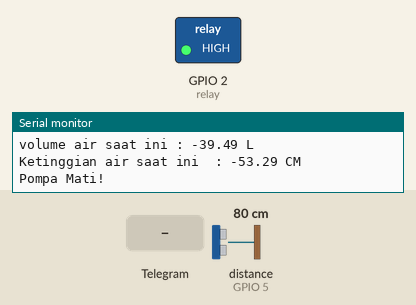
A sketch run on a simulated ESP8266 (NodeMCU). Parts: switched loads named in the sketch (green lamp = pin HIGH), the last lines printed to the serial monitor. Wiring (inferred from the names in the program): ultrasonic range finder: trigger GPIO 4; echo GPIO 5. Dashed ring = blinking. The test bench sets the inputs (shaded band); at power-on: distance to the obstacle (sensor on GPIO 5) 80 cm. The echo pulse lasts 58.3 µs per cm; WiFi joins after 1.5 s; servers stay silent unless stated; pins used as bus, display or sensor lines are not drawn.

Above: at 2.7 s.
2.8 s: distance to the obstacle (sensor on GPIO 5) set to 14 cm
4.5 s: distance to the obstacle (sensor on GPIO 5) set to 11 cm
At 4.9 s:
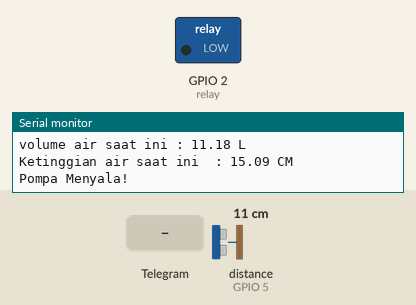
10.9 s: Telegram message "/monitoring" received
14.1 s: Telegram message "/stopmonitoring" received
17.3 s: distance to the obstacle (sensor on GPIO 5) set to 9 cm
20.5 s: distance to the obstacle (sensor on GPIO 5) set to 6 cm
At 21.2 s:
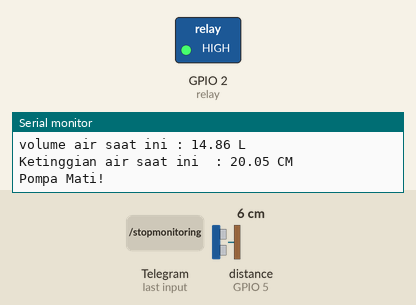
Timing chart, 0 to 23.0 s (numbered marks = the images above; inputs shaded):
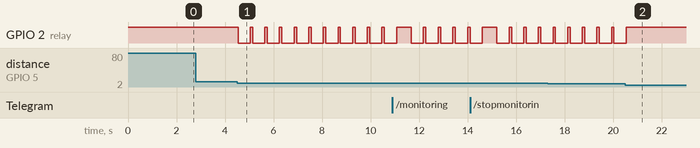

Measured:
- the behaviour switches between 13 and 12 cm on distance to the obstacle (sensor on GPIO 5) (found by bisection; images 0 and 1)
- the behaviour switches between 8 and 7 cm on distance to the obstacle (sensor on GPIO 5) (found by bisection; images 1 and 2)
- after the input at 4.5 s, GPIO 2 (relay): alternates HIGH for 0.10 s and LOW for 0.50 s, starting at once
- after the input at 20.5 s, GPIO 2 (relay): goes on until 20.5 s, then stays HIGH

The sketch:

thinger.io.ino
```cpp
#include <CTBot.h>
//#include <NTPClient.h>
#include <WiFiUdp.h>
#include <ESP8266WiFi.h>
#include <ThingerESP8266.h>
#define USERNAME "mzgunwbsn"
#define DEVICE_ID "NodeMcu_waterlevel"
#define DEV_CREDENTIAL "xsBA9s75j0F-"

CTBot smbot;
//WiFiUDP ntpUDP;
//NTPClient timeClient(ntpUDP, "id.pool.ntp.org", 25200);
ThingerESP8266 thing(USERNAME, DEVICE_ID, DEV_CREDENTIAL);
uint8_t relay = 2;
int trig_pin = 4;
int echo_pin = 5;
long echotime;
float distance;
float waterlevel;
float watervolume;
float poolheight = 20;
float poolwidth = 19;
float poollength = 39;
float debitair;
float Rdistance;
float gap = 6;
String control = "off";
String pumpstatus = "off";
String  debitcheck = "off";
String ssid = "hotspott";
String pass = "12345678";
const char* ssid1 = "hotspott";
const char* pass1 = "12345678";
String token = "1468460060:AAEViAgxZM4HIj866wpZlquOvtF63IcamzY";
String report;


void connecttoWifi() {
  WiFi.begin(ssid, pass);
  while ( WiFi.status() != WL_CONNECTED ) {
    delay ( 500 );
    Serial.print ( "." );

  }
  Serial.print("\nWifi Connected!\n");
  thing.add_wifi(ssid1, pass1);
}

void connecttoTelegram()
{
  Serial.println("Starting TelegramBot..");
  smbot.wifiConnect(ssid, pass);
  smbot.setTelegramToken(token);
  if (smbot.testConnection())
    Serial.println("\nConnection OK");
  else
    Serial.println("\nConnection NOK");
}


void sensor()
{
  digitalWrite(trig_pin, HIGH);
  delayMicroseconds(10);
  digitalWrite(trig_pin, LOW);
  echotime = pulseIn(echo_pin, HIGH);
  distance = 0.0001 * ((float)echotime * 340.0) / 2.0;
  Rdistance = distance - gap;
  waterlevel = poolheight - Rdistance;
  watervolume = poollength * poolwidth * waterlevel;
  watervolume /= 1000;
  Serial.print((String) "\nvolume air saat ini : " + watervolume);
  Serial.println(" L");
  Serial.println((String) "Ketinggian air saat ini  : " + waterlevel + (String) " CM");
  if (waterlevel >= 14 && waterlevel <= 19)
  {
    digitalWrite(relay, LOW);
    Serial.print("Pompa Menyala!");
  }
  else
  {
    digitalWrite(relay,HIGH);
    Serial.print("Pompa Mati!");
  }
  delay(500);
}

//void autoControl(int a)
//{
//  if (waterlevel >= 14 && waterlevel <= 19)
//  {
//    String awas = (String) "STATUS AIR SAAT INI BAHAYA!\nMENYALAKAN POMPA SECARA OTOMATIS\n KETINGGIAN AIR SAAT INI : " + waterlevel + (String) " CM";
//    Serial.println(awas);
//
//    smbot.sendMessage(a, awas);
//  }
//  else if (waterlevel > 7 && waterlevel < 14)
//  {
//    String waspada = (String) "STATUS AIR SAAT INI WASPADA!\nKETINGGIAN AIR SAAT INI : " + waterlevel + (String) " CM";
//    Serial.println(waspada);
//
//    digitalWrite(relay, HIGH);
//    smbot.sendMessage(a, waspada);
//  }
//  else
//  {
//    String aman = (String) "STATUS AIR SAAT INI AMAN\nKETINGGIAN AIR SAAT INI : " + waterlevel + (String) " CM";
//    Serial.println(aman);
//
//    digitalWrite(relay, HIGH);
//    smbot.sendMessage(a, aman);
//  }
//}
//void debiton()
//{
//  digitalWrite(relay, LOW);
//}


void setup()
{
  Serial.begin(115200);
  pinMode(relay, OUTPUT);
  pinMode(trig_pin, OUTPUT);
  pinMode(echo_pin, INPUT);
  digitalWrite(relay, HIGH);
  connecttoTelegram();
  connecttoWifi();
  thing["jarak"] >> [] (pson & out) {
    out["waterlevel"] = waterlevel;
    out["watervolume"] = watervolume;
  };
  Serial.print("Data Terkirim");
}

void loop()
{
  thing.handle();
  TBMessage msg;

  sensor();
  if (control == "on") {
    if (waterlevel >= 14 && waterlevel <= 19) {
      String awas = (String)"STATUS AIR SAAT INI BAHAYA!\nMENYALAKAN POMPA SECARA OTOMATIS\n KETINGGIAN AIR SAAT INI : " + waterlevel + (String)" CM";
      Serial.println(awas);

      smbot.sendMessage(msg.sender.id, awas);
    }
    else if (waterlevel > 7 && waterlevel < 14) {
      String waspada = (String)"STATUS AIR SAAT INI WASPADA!\nKETINGGIAN AIR SAAT INI : " + waterlevel + (String)" CM";
      Serial.println(waspada);

      smbot.sendMessage(msg.sender.id, waspada);
    }
    else {
      String aman = (String)"STATUS AIR SAAT INI AMAN\nKETINGGIAN AIR SAAT INI : " + waterlevel + (String)" CM";
      Serial.println(aman);


      smbot.sendMessage(msg.sender.id, aman);
    }
  }


  if (debitcheck == "on"){
    digitalWrite(relay, LOW);
  }
  else if (debitcheck == "off"){
    digitalWrite(relay, HIGH);
  }
  if (smbot.getNewMessage(msg)) {

    Serial.print("Pesan Masuk dari @" + msg.sender.username + "(" + msg.sender.id + ")" + msg.text + "\n");

    if (msg.text.equalsIgnoreCase("/start"))
    {

      String welcome = (String) "Halo, " + msg.sender.username + (String) " Perkenalkan saya Smart IOT Bot yang bisa mengontrol ketinggian air.\n silahkan cek command /help untuk menggunakan saya! semoga harimu menyenangkan.";
      String sent = (String) "Pesan Telah dikirimkan ke @" + msg.sender.username + (String) " dengan id : " + msg.sender.id;
      Serial.print(sent);
      smbot.sendMessage(msg.sender.id, welcome);
    }

    else if (msg.text.equalsIgnoreCase("/monitoring"))
    {
      smbot.sendMessage(msg.sender.id, "Tunggu sebentar Monitoring akan segera dilakukan");
      String sent = (String) "Pesan Telah dikirimkan ke @" + msg.sender.username + (String) " dengan id : " + msg.sender.id;
      Serial.print(sent);
      control = "on";
      delay(500);


    }

    else if (msg.text.equalsIgnoreCase("/stopmonitoring"))
    {
      if (control == "off")
      {
        String salah = "Anda belum memulai sistim monitoring\n silahkan start monitoring telebih dahulu di menu";
        smbot.sendMessage(msg.sender.id, salah);
        String sent = (String) "Pesan Telah dikirimkan ke @" + msg.sender.username + (String) " dengan id : " + msg.sender.id;
        Serial.print(sent);
      }
      else
      {
        String benar = "Tunggu sebentar monitoring akan segera berhenti";
        smbot.sendMessage(msg.sender.id, benar);
        delay(500);
        control = "off";
        smbot.sendMessage(msg.sender.id, "Monitoring selesai dilakukan");
        String sent = (String) "Pesan Telah dikirimkan ke @" + msg.sender.username + (String) " dengan id : " + msg.sender.id;
        Serial.print(sent);
      }
    }

    else if (msg.text.equalsIgnoreCase("/waterlevel"))
    {
      String water = (String) "Ketinggian Air Saat ini : " + waterlevel + (String) " CM";
      smbot.sendMessage(msg.sender.id, water);
      String sent = (String) "Pesan Telah dikirimkan ke @" + msg.sender.username + (String) " dengan id : " + msg.sender.id;
      Serial.print(sent);
    }
    else if (msg.text.equalsIgnoreCase("/TurnOnPump"))
    {
      debitcheck = "on";
      String PumpOnn = "Saat ini Pompa Sudah menyala";
      smbot.sendMessage(msg.sender.id, PumpOnn);
    }
    else if (msg.text.equalsIgnoreCase("/TurnOffPump"))
    {
      debitcheck = "off";
      String PumpOff = "Pompa Sudah mati.";
      smbot.sendMessage(msg.sender.id, PumpOff);
    }
    else if (msg.text.equalsIgnoreCase("/help"))
    {
      const char help[] = "Selamat datang di SMIOT Bot\n"
                          "bot ini dapat berfungsi untuk memantau ketinggian air\n"
                          "berikut adalah beberapa fungsi yang dapat digunakan\n"
                          "/monitoring - digunakan untuk auto monitoring \n"
                          "/stopmonitoring - digunakan untuk memberhentikan auto monitoring\n"
                          "/TurnOnPump - digunakan untuk menyalakan pompa secara manual\n"
                          "/TurnOffPump - digunakan untuk mematikan pompa secara manual\n"
                          "/help - untuk memunculkan command bot\n";

      smbot.sendMessage(msg.sender.id, help);
    }
    else
    {
      String reply;
      reply = (String) "Hai, " + msg.sender.username + (String) "Sepertinya kamu salah memasukkan command, coba cek /help ya";
      smbot.sendMessage(msg.sender.id, reply);
    }
  }
}
```
